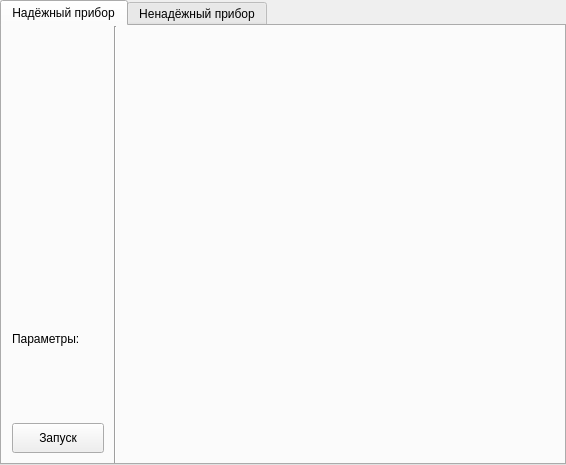
<?xml version="1.0" encoding="UTF-8"?>
<ui version="4.0">
 <class>MainWindow</class>
 <widget class="QMainWindow" name="MainWindow">
  <property name="geometry">
   <rect>
    <x>0</x>
    <y>0</y>
    <width>566</width>
    <height>465</height>
   </rect>
  </property>
  <property name="windowTitle">
   <string>MainWindow</string>
  </property>
  <property name="tabShape">
   <enum>QTabWidget::Rounded</enum>
  </property>
  <widget class="QWidget" name="centralwidget">
   <layout class="QHBoxLayout" name="horizontalLayout_2">
    <property name="spacing">
     <number>0</number>
    </property>
    <property name="leftMargin">
     <number>0</number>
    </property>
    <property name="topMargin">
     <number>0</number>
    </property>
    <property name="rightMargin">
     <number>0</number>
    </property>
    <property name="bottomMargin">
     <number>0</number>
    </property>
    <item>
     <widget class="QTabWidget" name="tabWidget">
      <property name="currentIndex">
       <number>0</number>
      </property>
      <widget class="QWidget" name="tab1">
       <attribute name="title">
        <string>Надёжный прибор</string>
       </attribute>
       <layout class="QHBoxLayout" name="horizontalLayout_3">
        <property name="spacing">
         <number>0</number>
        </property>
        <property name="leftMargin">
         <number>0</number>
        </property>
        <property name="topMargin">
         <number>0</number>
        </property>
        <property name="rightMargin">
         <number>0</number>
        </property>
        <property name="bottomMargin">
         <number>0</number>
        </property>
        <item>
         <layout class="QHBoxLayout" name="horizontalLayout_tab">
          <property name="spacing">
           <number>0</number>
          </property>
          <item>
           <layout class="QHBoxLayout" name="horizontalLayout_main" stretch="1,0,4">
            <property name="spacing">
             <number>0</number>
            </property>
            <item>
             <layout class="QVBoxLayout" name="verticalLayout_input_layout" stretch="1,3,1,1">
              <property name="leftMargin">
               <number>10</number>
              </property>
              <property name="topMargin">
               <number>10</number>
              </property>
              <property name="rightMargin">
               <number>10</number>
              </property>
              <property name="bottomMargin">
               <number>10</number>
              </property>
              <item>
               <spacer name="verticalSpacer">
                <property name="orientation">
                 <enum>Qt::Vertical</enum>
                </property>
                <property name="sizeHint" stdset="0">
                 <size>
                  <width>20</width>
                  <height>40</height>
                 </size>
                </property>
               </spacer>
              </item>
              <item>
               <layout class="QVBoxLayout" name="layout_parameters_tab1">
                <property name="spacing">
                 <number>8</number>
                </property>
                <item>
                 <spacer name="verticalSpacer_3">
                  <property name="orientation">
                   <enum>Qt::Vertical</enum>
                  </property>
                  <property name="sizeHint" stdset="0">
                   <size>
                    <width>20</width>
                    <height>40</height>
                   </size>
                  </property>
                 </spacer>
                </item>
                <item>
                 <widget class="QLabel" name="label_parameters">
                  <property name="text">
                   <string>Параметры:</string>
                  </property>
                 </widget>
                </item>
               </layout>
              </item>
              <item>
               <spacer name="verticalSpacer_2">
                <property name="orientation">
                 <enum>Qt::Vertical</enum>
                </property>
                <property name="sizeHint" stdset="0">
                 <size>
                  <width>20</width>
                  <height>40</height>
                 </size>
                </property>
               </spacer>
              </item>
              <item>
               <widget class="QPushButton" name="launch_button_tab1">
                <property name="enabled">
                 <bool>true</bool>
                </property>
                <property name="sizePolicy">
                 <sizepolicy hsizetype="Minimum" vsizetype="Fixed">
                  <horstretch>0</horstretch>
                  <verstretch>0</verstretch>
                 </sizepolicy>
                </property>
                <property name="minimumSize">
                 <size>
                  <width>0</width>
                  <height>30</height>
                 </size>
                </property>
                <property name="cursor">
                 <cursorShape>PointingHandCursor</cursorShape>
                </property>
                <property name="styleSheet">
                 <string notr="true">#pushButton {
  border: 1px solid#adadad;
  background-color: rgb(225, 225, 225);
  color: rgb(0, 0, 0);
}

#pushButton:hover {
  border: 1px solid#0078d7;
  background-color: rgb(229, 241, 251);
  color: rgb(0, 0, 0);
}

#pushButton:pressed {  
  border: 1px solid#005499;
  background-color: rgb(204, 228, 247);
  color: rgb(0, 0, 0);
}</string>
                </property>
                <property name="text">
                 <string>Запуск</string>
                </property>
                <property name="checkable">
                 <bool>false</bool>
                </property>
                <property name="checked">
                 <bool>false</bool>
                </property>
                <property name="autoRepeat">
                 <bool>false</bool>
                </property>
                <property name="autoExclusive">
                 <bool>false</bool>
                </property>
                <property name="autoDefault">
                 <bool>false</bool>
                </property>
                <property name="default">
                 <bool>false</bool>
                </property>
                <property name="flat">
                 <bool>false</bool>
                </property>
               </widget>
              </item>
             </layout>
            </item>
            <item>
             <widget class="Line" name="line">
              <property name="orientation">
               <enum>Qt::Vertical</enum>
              </property>
             </widget>
            </item>
            <item>
             <layout class="QVBoxLayout" name="layout_graphics_tab1">
              <property name="leftMargin">
               <number>10</number>
              </property>
              <property name="rightMargin">
               <number>16</number>
              </property>
              <property name="bottomMargin">
               <number>5</number>
              </property>
             </layout>
            </item>
           </layout>
          </item>
         </layout>
        </item>
       </layout>
      </widget>
      <widget class="QWidget" name="tab2">
       <attribute name="title">
        <string>Ненадёжный прибор</string>
       </attribute>
       <layout class="QHBoxLayout" name="horizontalLayout_6">
        <property name="spacing">
         <number>0</number>
        </property>
        <property name="leftMargin">
         <number>0</number>
        </property>
        <property name="topMargin">
         <number>0</number>
        </property>
        <property name="rightMargin">
         <number>0</number>
        </property>
        <property name="bottomMargin">
         <number>0</number>
        </property>
        <item>
         <layout class="QHBoxLayout" name="horizontalLayout_tab_2">
          <property name="spacing">
           <number>0</number>
          </property>
          <item>
           <layout class="QHBoxLayout" name="horizontalLayout_main_2" stretch="1,0,4">
            <property name="spacing">
             <number>0</number>
            </property>
            <item>
             <layout class="QVBoxLayout" name="verticalLayout_input_layout_2" stretch="1,3,1,1">
              <property name="leftMargin">
               <number>10</number>
              </property>
              <property name="topMargin">
               <number>10</number>
              </property>
              <property name="rightMargin">
               <number>10</number>
              </property>
              <property name="bottomMargin">
               <number>10</number>
              </property>
              <item>
               <spacer name="verticalSpacer_4">
                <property name="orientation">
                 <enum>Qt::Vertical</enum>
                </property>
                <property name="sizeHint" stdset="0">
                 <size>
                  <width>20</width>
                  <height>40</height>
                 </size>
                </property>
               </spacer>
              </item>
              <item>
               <layout class="QVBoxLayout" name="layout_parameters_tab2">
                <property name="spacing">
                 <number>8</number>
                </property>
                <item>
                 <spacer name="verticalSpacer_5">
                  <property name="orientation">
                   <enum>Qt::Vertical</enum>
                  </property>
                  <property name="sizeHint" stdset="0">
                   <size>
                    <width>20</width>
                    <height>40</height>
                   </size>
                  </property>
                 </spacer>
                </item>
                <item>
                 <widget class="QLabel" name="label_parameters_2">
                  <property name="text">
                   <string>Параметры:</string>
                  </property>
                 </widget>
                </item>
               </layout>
              </item>
              <item>
               <spacer name="verticalSpacer_6">
                <property name="orientation">
                 <enum>Qt::Vertical</enum>
                </property>
                <property name="sizeHint" stdset="0">
                 <size>
                  <width>20</width>
                  <height>40</height>
                 </size>
                </property>
               </spacer>
              </item>
              <item>
               <widget class="QPushButton" name="launch_button_tab2">
                <property name="enabled">
                 <bool>true</bool>
                </property>
                <property name="sizePolicy">
                 <sizepolicy hsizetype="Minimum" vsizetype="Fixed">
                  <horstretch>0</horstretch>
                  <verstretch>0</verstretch>
                 </sizepolicy>
                </property>
                <property name="minimumSize">
                 <size>
                  <width>0</width>
                  <height>30</height>
                 </size>
                </property>
                <property name="cursor">
                 <cursorShape>PointingHandCursor</cursorShape>
                </property>
                <property name="styleSheet">
                 <string notr="true">#pushButton {
  border: 1px solid#adadad;
  background-color: rgb(225, 225, 225);
  color: rgb(0, 0, 0);
}

#pushButton:hover {
  border: 1px solid#0078d7;
  background-color: rgb(229, 241, 251);
  color: rgb(0, 0, 0);
}

#pushButton:pressed {  
  border: 1px solid#005499;
  background-color: rgb(204, 228, 247);
  color: rgb(0, 0, 0);
}</string>
                </property>
                <property name="text">
                 <string>Запуск</string>
                </property>
                <property name="checkable">
                 <bool>false</bool>
                </property>
                <property name="checked">
                 <bool>false</bool>
                </property>
                <property name="autoRepeat">
                 <bool>false</bool>
                </property>
                <property name="autoExclusive">
                 <bool>false</bool>
                </property>
                <property name="autoDefault">
                 <bool>false</bool>
                </property>
                <property name="default">
                 <bool>false</bool>
                </property>
                <property name="flat">
                 <bool>false</bool>
                </property>
               </widget>
              </item>
             </layout>
            </item>
            <item>
             <widget class="Line" name="line_2">
              <property name="orientation">
               <enum>Qt::Vertical</enum>
              </property>
             </widget>
            </item>
            <item>
             <layout class="QVBoxLayout" name="layout_graphics_tab2">
              <property name="leftMargin">
               <number>10</number>
              </property>
              <property name="rightMargin">
               <number>16</number>
              </property>
              <property name="bottomMargin">
               <number>5</number>
              </property>
             </layout>
            </item>
           </layout>
          </item>
         </layout>
        </item>
       </layout>
      </widget>
     </widget>
    </item>
   </layout>
  </widget>
 </widget>
 <resources/>
 <connections/>
</ui>
